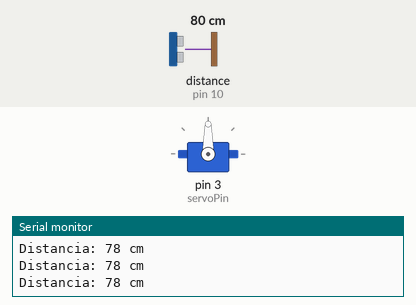
This sketch was run on a simulated Arduino Uno, built with avr-gcc and run on an emulated ATmega328P. Shown: servo, the last lines printed to the serial monitor. Wiring (inferred from the names in the program): ultrasonic range finder: trigger pin 9; echo pin 10. Inputs (shaded band) come from the test bench; at power-on: distance to the obstacle (sensor on pin 10) 80 cm. The echo pulse lasts 58.3 µs per cm.

Above: at 1.2 s.
1.3 s: distance to the obstacle (sensor on pin 10) set to 35 cm
2.8 s: distance to the obstacle (sensor on pin 10) set to 28 cm
At 4.1 s:
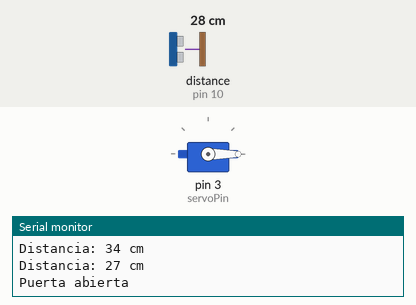
Timing chart, 0 to 9.4 s (numbered marks = the images above; inputs shaded):
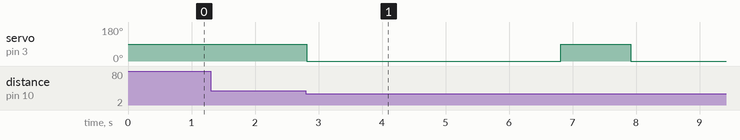

The sketch:

Basurero_Final.ino
```cpp
#include <Servo.h>

// Definición de pines
const int trigPin = 9;
const int echoPin = 10;
const int servoPin = 3;

// Configuración del servo
Servo myServo;
const int openAngle = 0;  // Ángulo de apertura
const int closeAngle = 90;  // Ángulo de cierre

// Variables
long duration;
int distance;
const int threshold = 30; // Distancia de detección en cm

void setup() {
  Serial.begin(9600);

  // Configuración de pines
  pinMode(trigPin, OUTPUT);
  pinMode(echoPin, INPUT);

  // Inicialización del servo
  myServo.attach(servoPin);
  myServo.write(closeAngle);  // Iniciar en posición cerrada
}

void loop() {
  // Medir distancia
  distance = measureDistance();

  // Imprimir distancia para depuración
  Serial.print("Distancia: ");
  Serial.print(distance);
  Serial.println(" cm");

  // Si se detecta un objeto cerca
  if (distance < threshold) {
    openDoor();
    delay(4000);  // Esperar 4 segundos
    closeDoor();

    // Esperar un poco antes de volver a medir
    delay(1000);
  }

  delay(100);  // Pequeña pausa para estabilidad
}

int measureDistance() {
  digitalWrite(trigPin, LOW);
  delayMicroseconds(2);
  digitalWrite(trigPin, HIGH);
  delayMicroseconds(10);
  digitalWrite(trigPin, LOW);

  duration = pulseIn(echoPin, HIGH);
  return duration * 0.034 / 2;
}

void openDoor() {
  myServo.write(openAngle);
  Serial.println("Puerta abierta");
}

void closeDoor() {
  myServo.write(closeAngle);
  Serial.println("Puerta cerrada");
}
```

Measured:
- the behaviour switches between 31 and 30 cm on distance to the obstacle (sensor on pin 10) (found by bisection; images 0 and 1)
- after the input at 2.8 s, servo on pin 3 (servoPin): 90° → 0° at once, → 90° 4.0 s later, → 0° 1.1 s later
